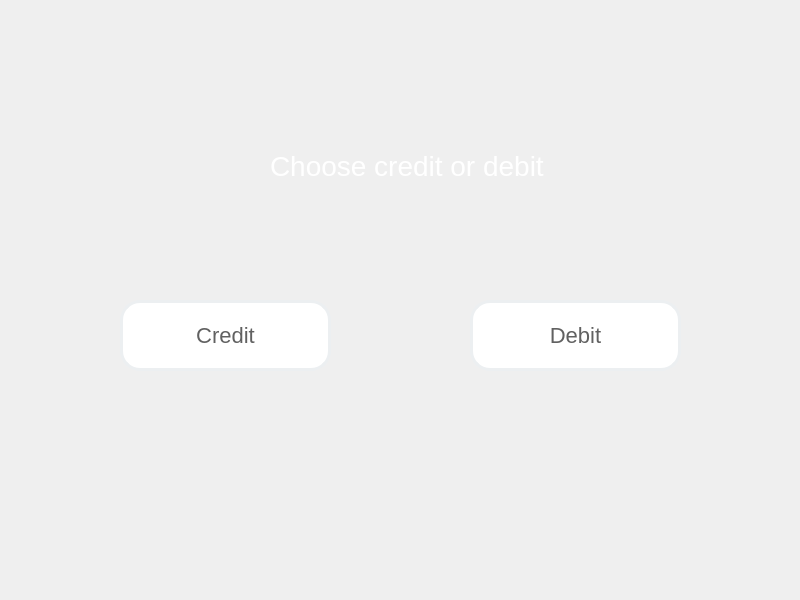
<?xml version="1.0" encoding="UTF-8"?>
<ui version="4.0">
 <class>ChooseAccount</class>
 <widget class="QWidget" name="ChooseAccount">
  <property name="geometry">
   <rect>
    <x>0</x>
    <y>0</y>
    <width>800</width>
    <height>600</height>
   </rect>
  </property>
  <property name="windowTitle">
   <string>Form</string>
  </property>
  <widget class="QPushButton" name="creditButton">
   <property name="geometry">
    <rect>
     <x>120</x>
     <y>300</y>
     <width>211</width>
     <height>71</height>
    </rect>
   </property>
   <property name="font">
    <font>
     <pointsize>-1</pointsize>
    </font>
   </property>
   <property name="cursor">
    <cursorShape>PointingHandCursor</cursorShape>
   </property>
   <property name="styleSheet">
    <string notr="true">QPushButton {
background-color: rgb(255, 255, 255);
color: #616161;
border-radius:20px;
font-size:22px;
border:3px solid #ECEFF1;
}
QPushButton:hover {
background-color: #ECEFF1;
color:#37474F;
}</string>
   </property>
   <property name="text">
    <string>Credit</string>
   </property>
  </widget>
  <widget class="QPushButton" name="debitButton">
   <property name="geometry">
    <rect>
     <x>470</x>
     <y>300</y>
     <width>211</width>
     <height>71</height>
    </rect>
   </property>
   <property name="font">
    <font>
     <pointsize>-1</pointsize>
    </font>
   </property>
   <property name="cursor">
    <cursorShape>PointingHandCursor</cursorShape>
   </property>
   <property name="styleSheet">
    <string notr="true">QPushButton {
background-color: rgb(255, 255, 255);
color: #616161;
border-radius:20px;
font-size:22px;
border:3px solid #ECEFF1;
}
QPushButton:hover {
background-color: #ECEFF1;
color:#37474F;
}</string>
   </property>
   <property name="text">
    <string>Debit</string>
   </property>
  </widget>
  <widget class="QLabel" name="label">
   <property name="geometry">
    <rect>
     <x>270</x>
     <y>140</y>
     <width>401</width>
     <height>51</height>
    </rect>
   </property>
   <property name="styleSheet">
    <string notr="true">color:white;
font-size:28px;</string>
   </property>
   <property name="text">
    <string>Choose credit or debit</string>
   </property>
  </widget>
 </widget>
 <resources/>
 <connections/>
</ui>
